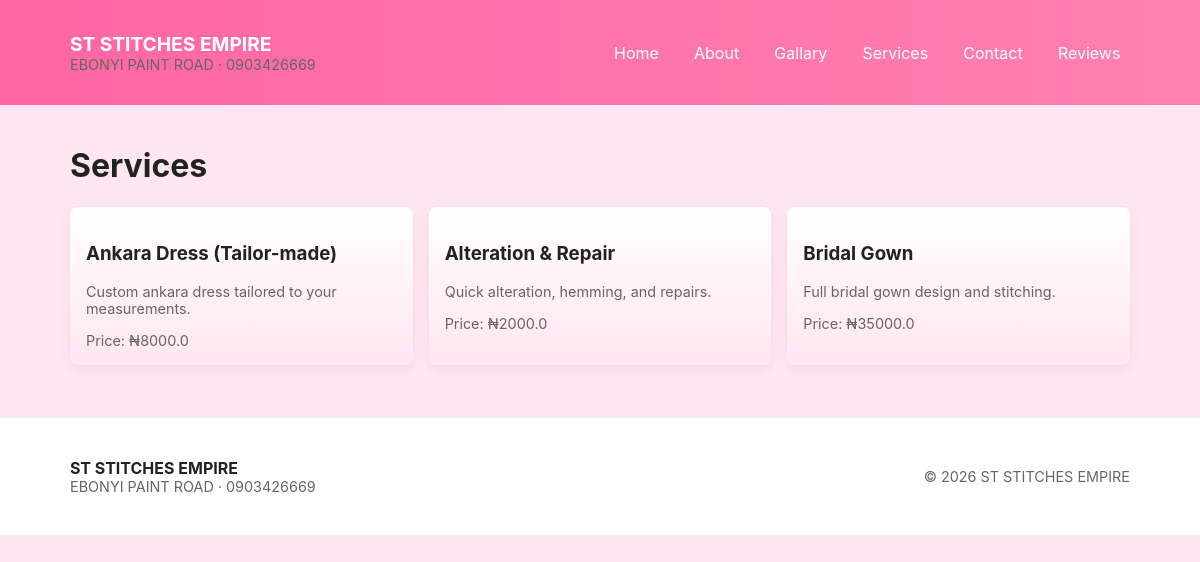
/services, run on the app's committed database.
### app/models.py (models this page shows)
class Service(Base):
    __tablename__ = "services"
    id = Column(Integer, primary_key=True, index=True)
    name = Column(String, nullable=False)
    description = Column(Text)
    price = Column(Float, nullable=False)
    created_at = Column(DateTime, default=datetime.datetime.utcnow)

### app/main.py (the view)
@app.get('/services', response_class=HTMLResponse)
async def public_services(request: Request):
    db = SessionLocal()
    try:
        services = db.query(Service).all()
    finally:
        db.close()
    return templates.TemplateResponse(request, 'services.html', {"request": request, "services": services})

### templates/services.html
{% extends 'base.html' %}
{% block content %}
  <h1>Services</h1>
  <div class="card-grid">
    {% for s in services %}
      <div class="card">
        <h3>{{ s.name }}</h3>
        <p class="small">{{ s.description }}</p>
        <div class="small">Price: ₦{{ s.price }}</div>
      </div>
    {% else %}
      <div class="card">No services yet</div>
    {% endfor %}
  </div>
{% endblock %}

### static/css/style.css (style rules this page uses)
:root { --pink-100: #ffe6f0; --pink-200: #ffb3d1; --pink-400: #ff66a3; --pink-600: #ff4d8a; --accent: #ff66a3; --muted: #666; --bg: #fff; }
* { box-sizing:border-box }
body { font-family:Inter, system-ui, Arial, sans-serif;margin:0;background:var(--pink-100);color:#222 }
.card-grid { display:grid;grid-template-columns:repeat(auto-fit,minmax(220px,1fr));gap:1rem }
.card { background:linear-gradient(180deg,#fff,var(--pink-100));border-radius:8px;padding:1rem;box-shadow:0 4px 14px rgba(0,0,0,0.06) }
.small { font-size:.9rem;color:var(--muted) }

### data on the page
Service: name "Ankara Dress (Tailor-made)", description "Custom ankara dress tailored to your measurements.", price "8000.0"
Service: name "Alteration & Repair", description "Quick alteration, hemming, and repairs.", price "2000.0"
Service: name "Bridal Gown", description "Full bridal gown design and stitching.", price "35000.0"

### other printed values
{{ year or 2026 }} "2026"
